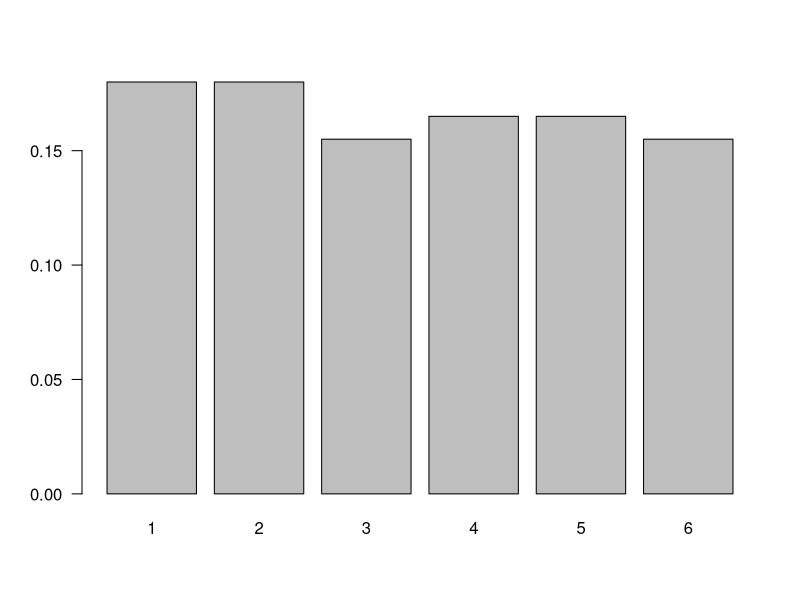
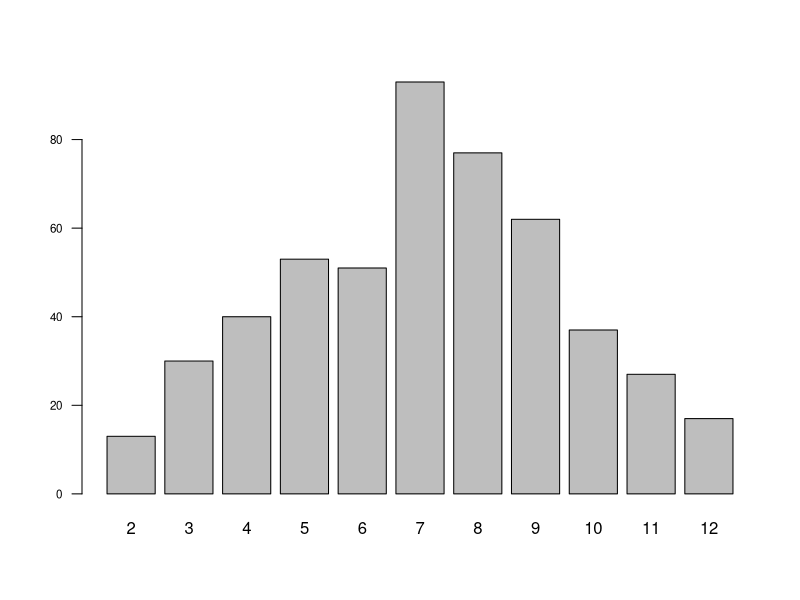
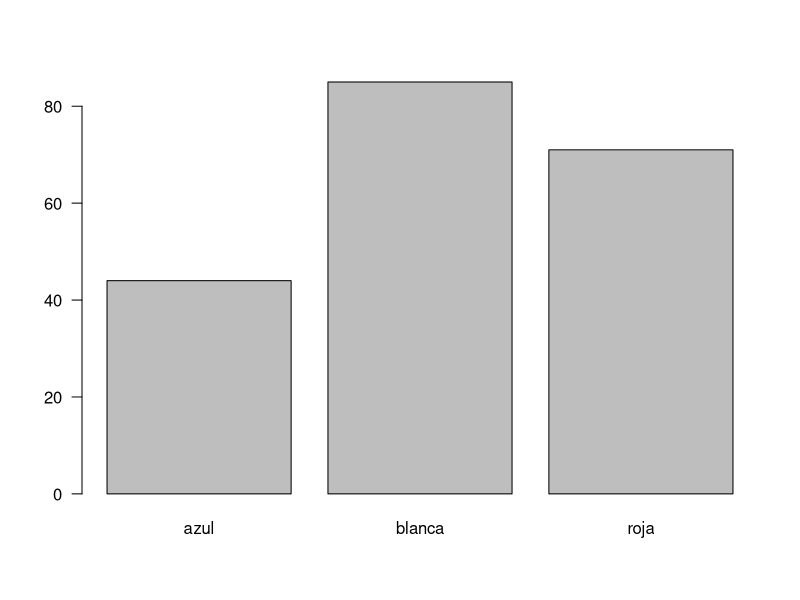

The R source for these figures, in order:
## ---- chunk 1
knitr::opts_chunk$set(echo = TRUE, message = FALSE, warning = FALSE, comment = NA)
## ---- chunk 2
n=200                            # tamaño de la muestra
x=sample(1:6,n, replace = TRUE)  # extracción de la muestra 
td1=prop.table(table(x))         # tabla de los resultados
barplot(td1, las=1)              # gráfico de los resultados
## ---- chunk 3
n=500                               # tamaño de muestra
d1=sample(1:6,n, replace = TRUE)    # muestra dado 1
d2=sample(1:6,n, replace = TRUE)    # muestra dado 2
dados=data.frame(d1,d2)             #  creación de data.frame 
suma=apply(dados, 1, sum)           # obtención de la suma de los dos datos
barplot(table(suma), las=1,cex.axis=0.7)  # gráfico  de la suma
## ---- chunk 4
u=sample(c("azul","blanca","roja"),  # vector con elementos 
       size=200,                    # tamaño de la muestra
       rep=TRUE,                   # con repeticion 
       prob=c(3,5,4))              # número de bolas por color
barplot(table(u), las=1)

## ---- chunk 5
x=c(20,60,100,30,140,50)
	m=matrix(x,ncol=2)
	rownames(m)=c("Adminitrativo","Operativo","Vendedor")
	colnames(m)=c("Mujer","Hombre")
	m
## ---- chunk 6
addmargins(m)
## ---- chunk 7
prop.table(m)
## ---- chunk 8
prop.table(m,1)
## ---- chunk 9
prop.table(m,2)
